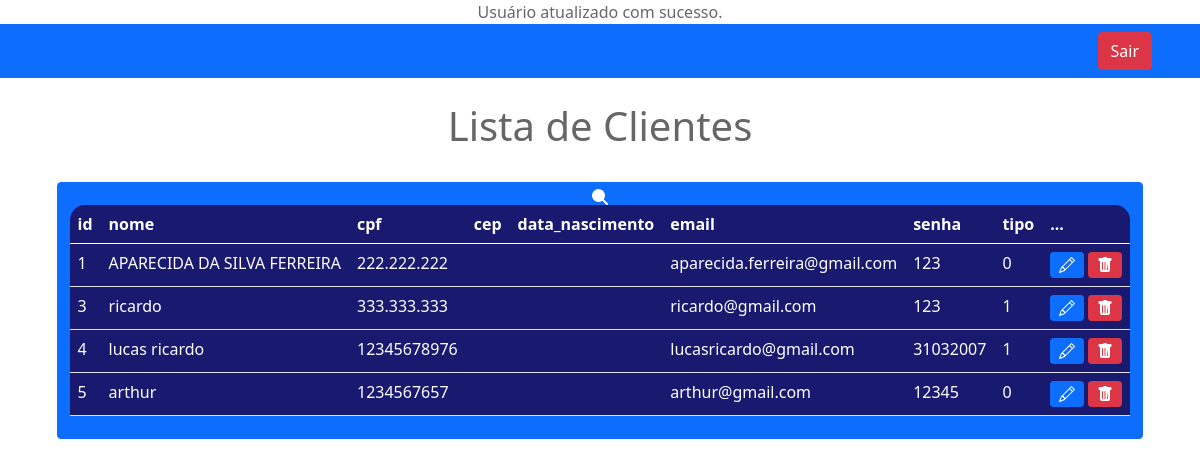
Page /lucas/listacliente.php on the committed database.
### tables this page shows
CREATE TABLE `usuarios` (
  `id` int NOT NULL,
  `nome` varchar(100) NOT NULL,
  `cpf` varchar(11) NOT NULL,
  `telefone` varchar(20) NOT NULL,
  `email` varchar(100) NOT NULL,
  `senha` varchar(255) NOT NULL,
  `tipo` int NOT NULL DEFAULT '0'
);

### lucas/listacliente.php (the view, shortened to what this page needs)
<?php
$servername = "localhost";
$username = "root";
$password = "escola";
$dbname = "projeto_pc";
$conn = new mysqli($servername, $username, $password, $dbname);
$sql = "SELECT * FROM usuarios";
$result = $conn->query($sql);
?>
<!DOCTYPE html>
<html lang="pt-br">
<head>
    <link href="https://cdn.jsdelivr.net/npm/bootstrap@5.0.2/dist/css/bootstrap.min.css" rel="stylesheet">
</head>
<body>
<nav class="navbar navbar-expand-lg navbar-dark bg-primary">
    <div class="d-flex">
        <a href="sair.php" class="btn btn-danger me-5">Sair</a>
    </div>
</nav>
<br>
<h1>Lista de Clientes</h1>
<br>
<div class="box-search">
    <button onclick="searchData()" class="btn btn-primary">
        <svg xmlns="http://www.w3.org/2000/svg" width="16" height="16" fill="currentColor" class="bi bi-search" viewBox="0 0 16 16">
            <path d="M11.742 10.344a6.5 6.5 0 1 0-1.397 1.398h-.001c.03.04.062.078.098.115l3.85 3.85a1 1 0 0 0 1.415-1.414l-3.85-3.85a1.007 1.007 0 0 0-.115-.1zM12 6
            </svg>
        </button>
</div>
<div class="m-5">
    <table class="table text-white table-bg">
        <thead>
            <tr>
                <th scope="col">id</th>
                <th scope="col">nome</th>
                <th scope="col">cpf</th>
                <th scope="col">cep</th>
                <th scope="col">data_nascimento</th>
                <th scope="col">email</th>
                <th scope="col">senha</th>
                <th scope="col">tipo</th>
                <th scope="col">...</th>
            </tr>
        </thead>
        <tbody>
            <?php
            if ($result->num_rows > 0) {
                while($user_data = $result->fetch_assoc()) {
                    echo "<tr>";
                    echo "<td>".$user_data['id']."</td>";
                    echo "<td>".$user_data['nome']."</td>";
                    echo "<td>".$user_data['cpf']."</td>";
                    echo "<td>".$user_data['cep']."</td>";
                    echo "<td>".$user_data['data_nascimento']."</td>";
                    echo "<td>".$user_data['email']."</td>";
                    echo "<td>".$user_data['senha']."</td>";
                    echo "<td>".$user_data['tipo']."</td>";
                    echo "<td>
                    <a class='btn btn-sm btn-primary' href='edit.php?cpf=".$user_data['cpf']."' title='Editar'>
                        <svg xmlns='http://www.w3.org/2000/svg' width='16' height='16' fill='currentColor' class='bi bi-pencil' viewBox='0 0 16 16'>
                            <path d='M12.146.146a.5.5 0 0 1 .708 0l3 3a.5.5 0 0 1 0 .708l-10 10a.5.5 0 0 1-.168.11l-5 2a.5.5 0 0 1-.65-.65l2-5a.5.5 0 0 1 .11-.168l10-10zM11.207 2.5 13.5 4.793 14.793 3.5 12.5 1.207 11.207 2.5zm1.586 3L10.5 3.207 4 9.707V10h.5a.5.5 0 0 1 .5.5v.5h.5a.5.5 0 0 1 .5.5v.5h.293l6.5-6.5zm-9.761 5.175-.106.106-1.528 3.821 3.821-1.528.106-.106A.5.5 0 0 1 5 12.5V12h-.5a.5.5 0 0 1-.5-.5V11h-.5a.5.5 0 0 1-.468-.325z'/>
                        </svg>
                    </a>
                    <a class='btn btn-sm btn-danger' href='delete.php?cpf=".$user_data['cpf']."' title='Deletar'>
                        <svg xmlns='http://www.w3.org/2000/svg' width='16' height='16' fill='currentColor' class='bi bi-trash-fill' viewBox='0 0 16 16'>
                            <path d='M2.5 1a1 1 0 0 0-1 1v1a1 1 0 0 0 1 1H3v9a2 2 0 0 0 2 2h6a2 2 0 0 0 2-2V4h.5a1 1 0 0 0 1-1V2a1 1 0 0 0-1-1H10a1 1 0 0 0-1-1H7a1 1 0 0 0-1 1H2.5zm3 4a.5.5 0 0 1 .5.5v7a.5.5 0 0 1-1 0v-7a.5.5 0 0 1 .5-.5zM8 5a.5.5 0 0 1 .5.5v7a.5.5 0 0 1-1 0v-7A.5.5 0 0 1 8 5zm3 .5v7a.5.5 0 0 1-1 0z'/>
                        </svg>
                    </a>
                    </td>";
                    echo "</tr>";
                }
            } else {
                echo "<tr><td colspan='9'>Nenhum usuário encontrado</td></tr>";
            }
            ?>
        </tbody>
    </table>
</div>

### lucas/listacliente.php (style rules this page uses)
body { background: url(peixe.jpeg); background-repeat: no-repeat; background-size: cover; color: rgba(0, 0, 0, 0.6); text-align: center; }
.table-bg { background-color: #191970; border-radius: 15px 15px 0 0; }
.box-search { display: flex; justify-content: center; gap: 0.1%; }

### rows in the picture
usuarios: id "1", nome "APARECIDA DA SILVA FERREIRA", cpf "222.222.222", email "aparecida.ferreira@gmail.com", senha "123", tipo "0"
usuarios: id "3", nome "ricardo", cpf "333.333.333", email "ricardo@gmail.com", senha "123", tipo "1"
usuarios: id "4", nome "lucas ricardo", cpf "12345678976", email "lucasricardo@gmail.com", senha "31032007", tipo "1"
usuarios: id "5", nome "arthur", cpf "1234567657", email "arthur@gmail.com", senha "12345", tipo "0"
